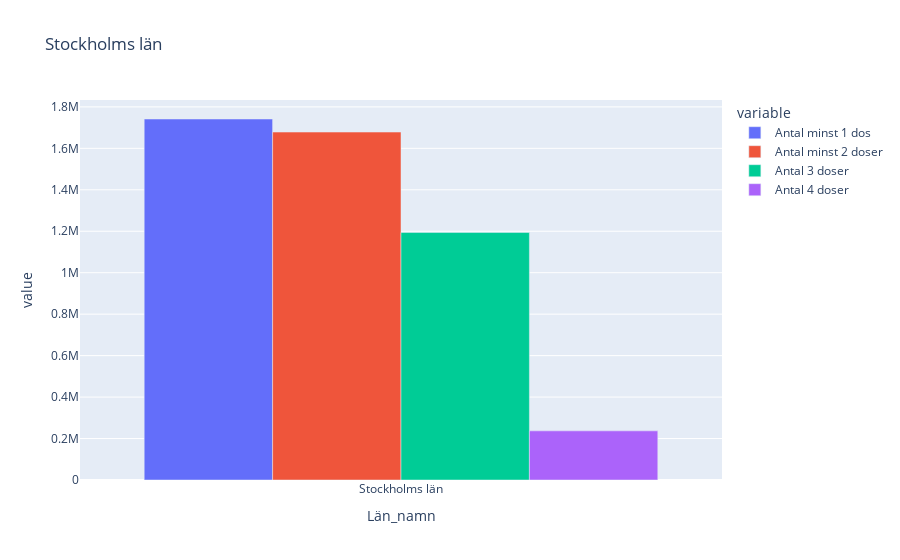

Notebook source saved alongside this figure:
### Code cell
stockholm = df_vaccin_lan.loc[df_vaccin_lan["Län_namn"] == "Stockholms län"]

fig = px.bar(stockholm, x="Län_namn", y=["Antal minst 1 dos", "Antal minst 2 doser", "Antal 3 doser", "Antal 4 doser"], 
                title="Stockholms län", barmode='group')
fig.show()
fig.write_image(VACCIN_PLOT_PATH + "vaccin_stockholm.png")

### Figure 1 — Plotly figure (JSON) as saved in the notebook; plotly's stock layout.template omitted (floating-point values rounded to 4 significant figures)
{"data": [{"alignmentgroup": "True", "hovertemplate": "variable=Antal minst 1 dos<br>Län_namn=%{x}<br>value=%{y}<extra></extra>", "legendgroup": "Antal minst 1 dos", "marker": {"color": "#636efa", "pattern": {"shape": ""}}, "name": "Antal minst 1 dos", "offsetgroup": "Antal minst 1 dos", "orientation": "v", "showlegend": true, "textposition": "auto", "type": "bar", "x": ["Stockholms län"], "xaxis": "x", "y": [1741560], "yaxis": "y"}, {"alignmentgroup": "True", "hovertemplate": "variable=Antal minst 2 doser<br>Län_namn=%{x}<br>value=%{y}<extra></extra>", "legendgroup": "Antal minst 2 doser", "marker": {"color": "#EF553B", "pattern": {"shape": ""}}, "name": "Antal minst 2 doser", "offsetgroup": "Antal minst 2 doser", "orientation": "v", "showlegend": true, "textposition": "auto", "type": "bar", "x": ["Stockholms län"], "xaxis": "x", "y": [1678530], "yaxis": "y"}, {"alignmentgroup": "True", "hovertemplate": "variable=Antal 3 doser<br>Län_namn=%{x}<br>value=%{y}<extra></extra>", "legendgroup": "Antal 3 doser", "marker": {"color": "#00cc96", "pattern": {"shape": ""}}, "name": "Antal 3 doser", "offsetgroup": "Antal 3 doser", "orientation": "v", "showlegend": true, "textposition": "auto", "type": "bar", "x": ["Stockholms län"], "xaxis": "x", "y": [1193900], "yaxis": "y"}, {"alignmentgroup": "True", "hovertemplate": "variable=Antal 4 doser<br>Län_namn=%{x}<br>value=%{y}<extra></extra>", "legendgroup": "Antal 4 doser", "marker": {"color": "#ab63fa", "pattern": {"shape": ""}}, "name": "Antal 4 doser", "offsetgroup": "Antal 4 doser", "orientation": "v", "showlegend": true, "textposition": "auto", "type": "bar", "x": ["Stockholms län"], "xaxis": "x", "y": [237049], "yaxis": "y"}], "layout": {"barmode": "group", "legend": {"title": {"text": "variable"}, "tracegroupgap": 0}, "title": {"text": "Stockholms län"}, "xaxis": {"anchor": "y", "domain": [0, 1], "title": {"text": "Län_namn"}}, "yaxis": {"anchor": "x", "domain": [0, 1], "title": {"text": "value"}}}}
